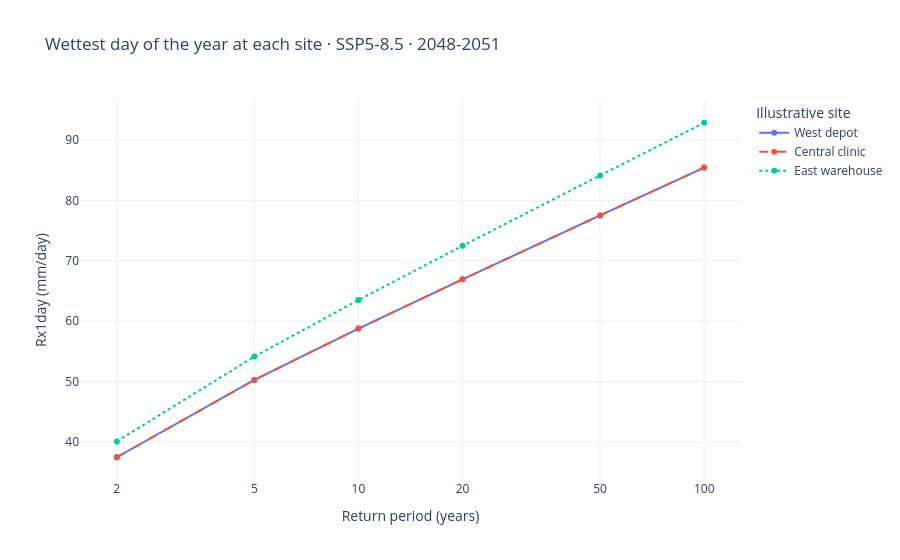

Write notebook code for a chart like this one.
### Code cell
focus = values[values.window == label[chosen[FOCUS_YEAR].id]]
fig = go.Figure([
    go.Scatter(x=group.query_value, y=group.value, mode="lines+markers", name=site,
               line=dict(dash=("solid", "dash", "dot")[index % 3]))
    for index, (site, group) in enumerate(focus.groupby("asset_id", sort=False))
])
fig.update_layout(
    title=f"Wettest day of the year at each site · SSP5-8.5 · {label[chosen[FOCUS_YEAR].id]}",
    xaxis=dict(title="Return period (years)", type="log", tickvals=RETURN_PERIODS),
    yaxis_title="Rx1day (mm/day)", legend_title="Illustrative site",
)
fig.show()

### Figure 1 — Plotly figure (JSON) as saved in the notebook; plotly's stock layout.template omitted (floating-point values rounded to 4 significant figures)
{"data": [{"line": {"dash": "solid"}, "mode": "lines+markers", "name": "West depot", "type": "scatter", "x": [2.0, 5.0, 10.0, 20.0, 50.0, 100.0], "y": [37.44, 50.25, 58.76, 66.93, 77.5, 85.43]}, {"line": {"dash": "dash"}, "mode": "lines+markers", "name": "Central clinic", "type": "scatter", "x": [2.0, 5.0, 10.0, 20.0, 50.0, 100.0], "y": [37.44, 50.25, 58.76, 66.93, 77.5, 85.43]}, {"line": {"dash": "dot"}, "mode": "lines+markers", "name": "East warehouse", "type": "scatter", "x": [2.0, 5.0, 10.0, 20.0, 50.0, 100.0], "y": [40.07, 54.12, 63.49, 72.48, 84.13, 92.86]}], "layout": {"legend": {"title": {"text": "Illustrative site"}}, "title": {"text": "Wettest day of the year at each site · SSP5-8.5 · 2048-2051"}, "xaxis": {"tickvals": [2, 5, 10, 20, 50, 100], "title": {"text": "Return period (years)"}, "type": "log"}, "yaxis": {"title": {"text": "Rx1day (mm/day)"}}}}
